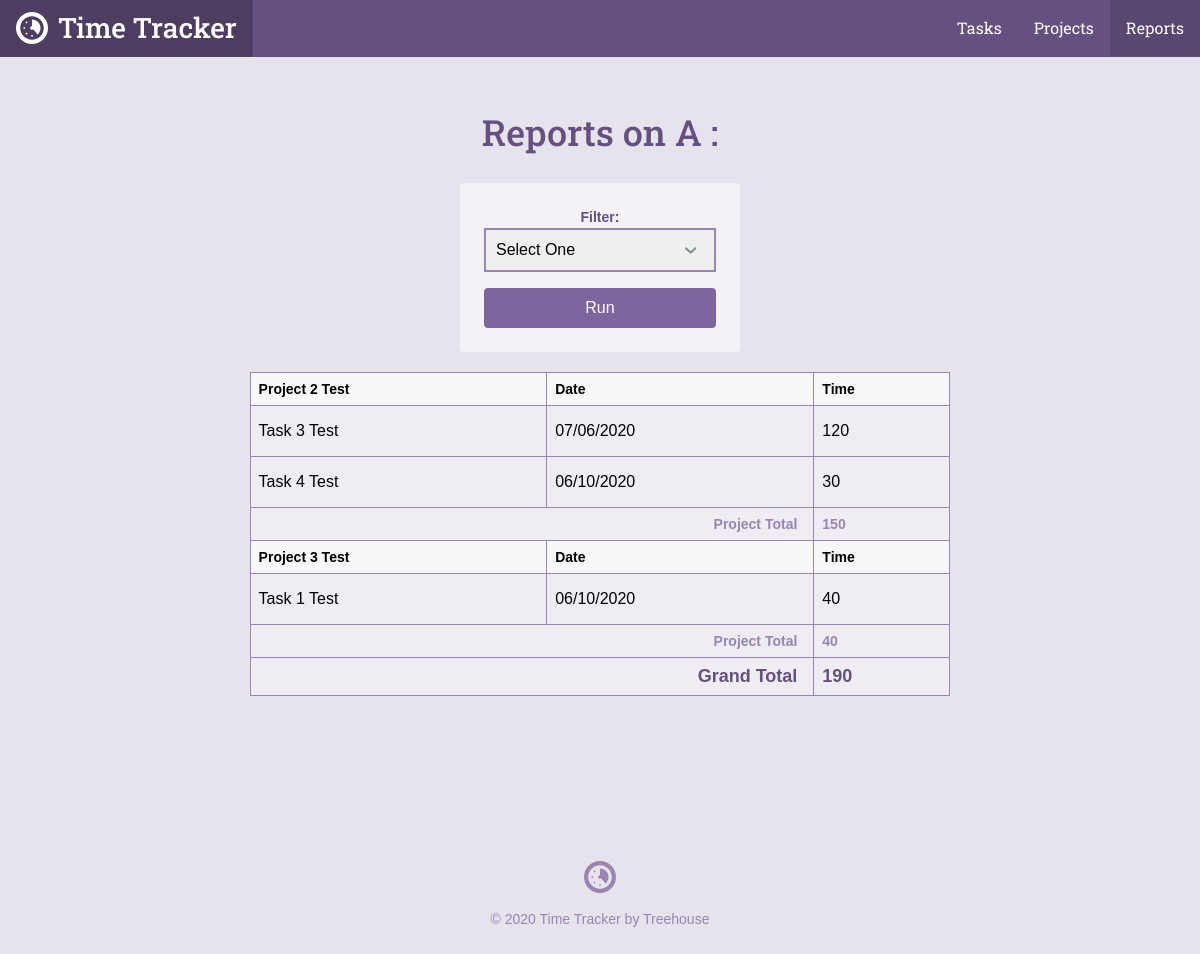
The app's page /reports.php, older data.
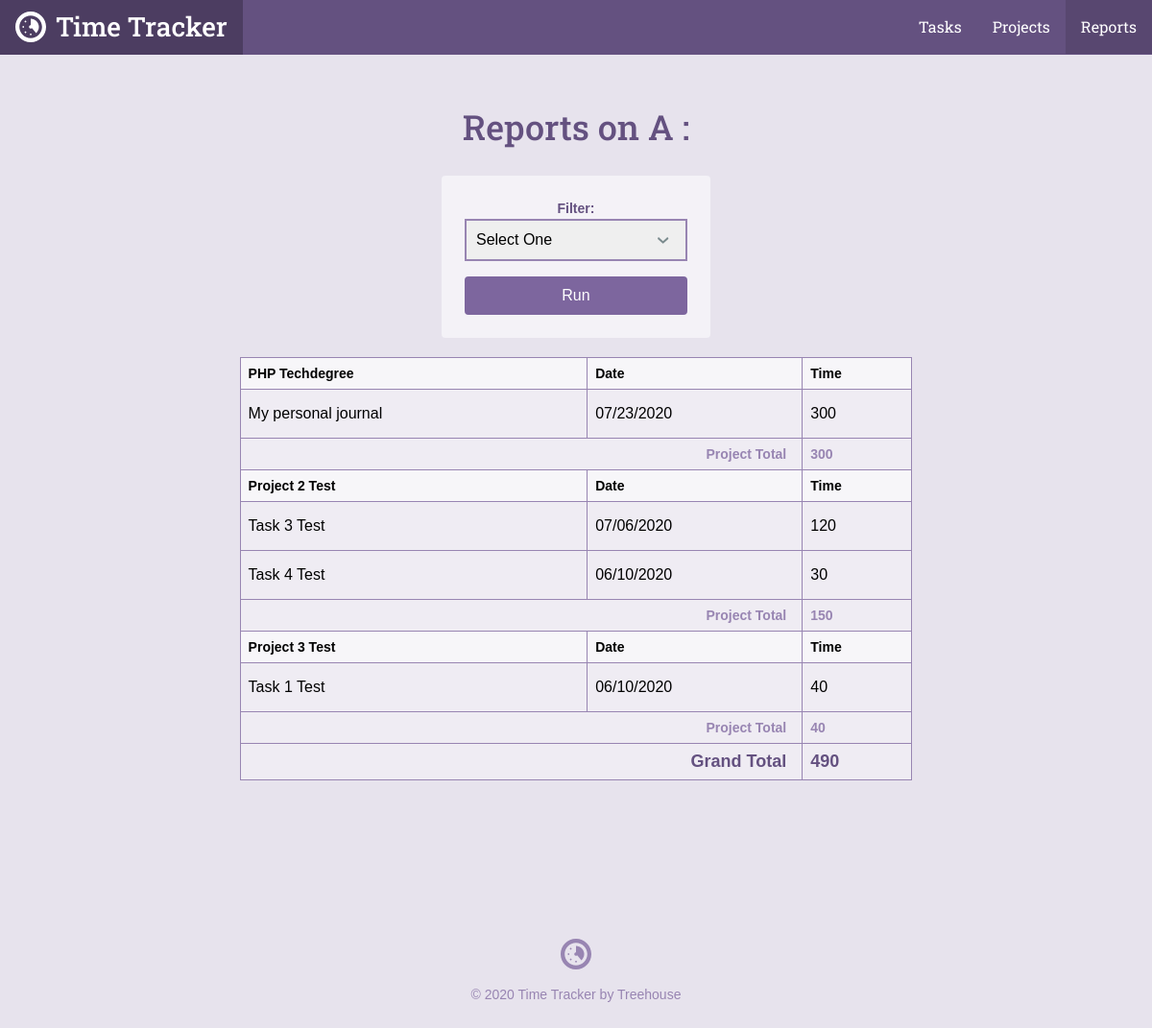
The same page, newer data.
### tables this page shows
CREATE TABLE tasks (
  task_id integer primary key autoincrement,
  project_id integer NOT NULL,
  title text NOT NULL,
  date text NOT NULL,
  time text NOT NULL
);

CREATE TABLE projects (
  project_id integer primary key  autoincrement,
  title text NOT NULL,
  category text NOT NULL
);

### inc/functions.php (called while the page is built, shortened)
<?php
function get_task_list($filter = null) {
    include('connection.php');
    $sql = "SELECT tasks.*, projects.title as project FROM tasks JOIN projects ON tasks.project_id = projects.project_id";
    $where = '';
    $orderBy = ' ORDER BY date DESC';
    if($filter) {
        $orderBy = ' ORDER BY projects.title ASC, date DESC';
    }
    try {
        $stmt = $db_connect->prepare($sql . $where . $orderBy);
        $stmt->execute();
    } catch (Exception $e) {
        echo "Error!: " . $e->getMessage() . "</br>";
        return false;
    }
    return $stmt->fetchAll(PDO::FETCH_ASSOC);
}
?>

### reports.php (the view, shortened to what this page needs)
<?php
require 'inc/functions.php';
$page = "reports";
$filter = 'all';
include 'inc/header.php';
?>
<div class="col-container page-container">
    <div class="col col-70-md col-60-lg col-center">
        <div class="col-container">
            <h1 class='actions-header'>Reports on <?php
            if(!array($filter)) {
                echo "All tasks by Project";
            } else {
                echo ucwords($filter[0]) . " : ";
            }
            ?></h1>
            <form class='form-container form-report' action='reports.php' method='get'>
                <label for='filter'>Filter:</label>
                <select id='filter' name='filter'>
                    <option value=''>Select One</option>
                </select>
                <input class="button" type="submit" value="Run" />
            </form>
        </div>
        <div class="section page">
            <div class="wrapper">
                <table>
                <?php
                $total = $project_id = $project_total = 0;
                $tasks = get_task_list($filter);
                foreach($tasks as $item) {
                    if($project_id != $item['project_id']) {
                        $project_id = $item['project_id'];
                        echo "<thead>\n";
                        echo "<tr>\n";
                        echo "<th>" . $item['project'] . "</th>\n";
                        echo "<th>Date</th>\n";
                        echo "<th>Time</th>\n";
                        echo "</tr>\n";
                        echo "</thead>\n";
                    }
                    $project_total += $item['time'];
                    $total += $item['time'];
                    echo "<tr>\n";
                    echo "<td>" . $item['title'] . "</td>\n";
                    echo "<td>" . $item['date'] . "</td>\n";
                    echo "<td>" . $item['time'] . "</td>\n";
                    echo "</tr>\n";
                    if(next($tasks)['project_id'] != $item['project_id']) {
                        echo "<tr>\n";
                        echo "<th class='project-total-label' colspan='2'>Project Total</th>\n";
                        echo "<th class='project-total-number'>$project_total</th>\n";
                        echo "</tr>\n";
                        $project_total = 0;
                    }
                }
                ?>
                    <tr>
                        <th class='grand-total-label' colspan='2'>Grand Total</th>
                        <th class='grand-total-number'><?php echo $total; ?></th>
                    </tr>
                </table>
            </div>
        </div>
    </div>
</div>
<?php include "inc/footer.php"; ?>

### inc/header.php (shortened to what this page needs)
<html>
<head>
	<link rel="stylesheet" href="css/style.css" type="text/css">
</head>
<body>
	<header class="header">
    <div class="col-container">
  		<h1>
        <a class="logo" href="./">
          <svg viewbox="0 0 64 64" class="logo-icon"><use xlink:href="#logo_icon"></use></svg>
          <span class="logo-name">Time Tracker</span>
        </a>
      </h1>
  		<ul class="nav">
        <li class="nav-item tasks<?php if ($page == "tasks") { echo " on"; } ?>"><a class="nav-link" href="task_list.php">Tasks</a></li>
        <li class="nav-item projects<?php if ($page == "projects") { echo " on"; } ?>"><a class="nav-link" href="project_list.php">Projects</a></li>
        <li class="nav-item reports<?php if ($page == "reports") { echo " on"; } ?>"><a class="nav-link" href="reports.php">Reports</a></li>
      </ul>
    </div>
  </header>
	<div id="content">

### inc/footer.php
</div>
	<footer class="footer">
    <div class="col-container">
      <svg viewbox="0 0 64 64" class="logo-icon"><use xlink:href="#logo_icon"></use></svg>
  		<p class="footer-copy">&copy; <?php echo date("Y"); ?> Time Tracker by Treehouse</p>
    </div>
	</footer>
</body>
</html>

Row changes from the older to the newer data that the page shows:
added tasks: project.title "PHP Techdegree", title "My personal journal", date "07/23/2020", time "300", project_total "300"
Text that changed along with them:
$total: "190" → "490"
